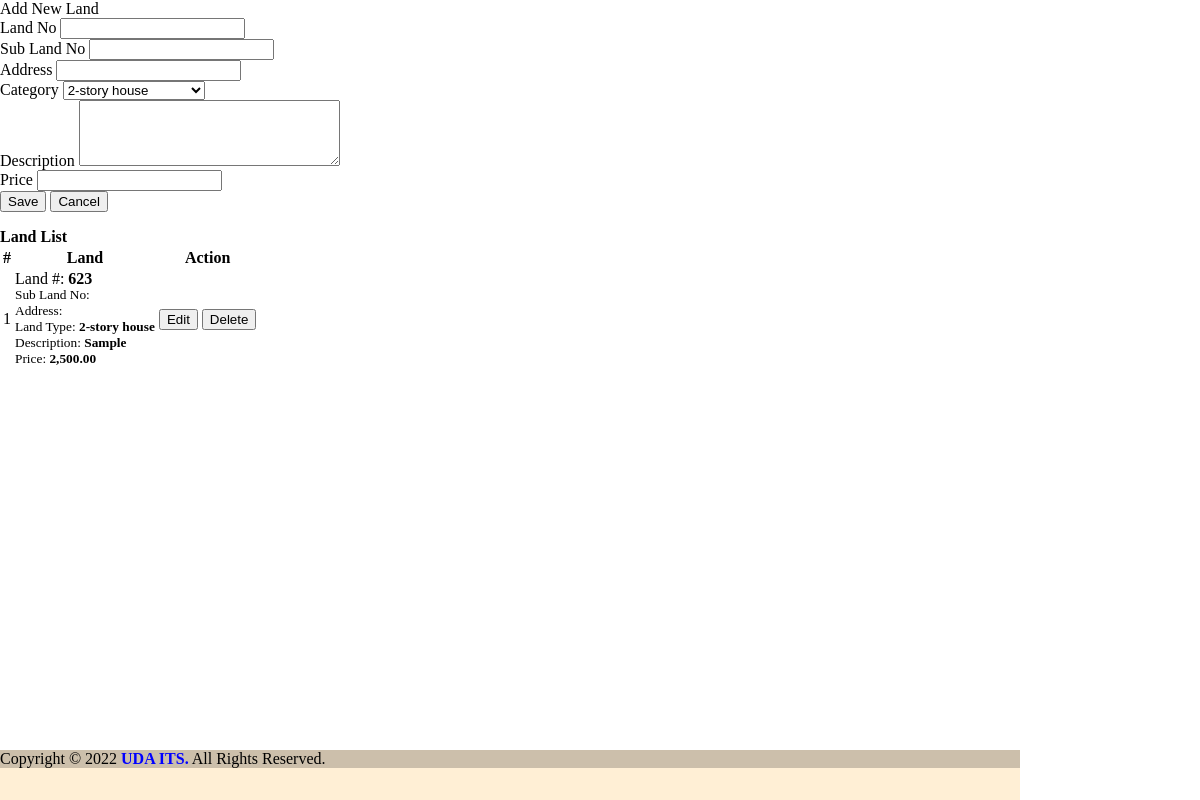
/houses.php, run on an earlier commit of the app's database.
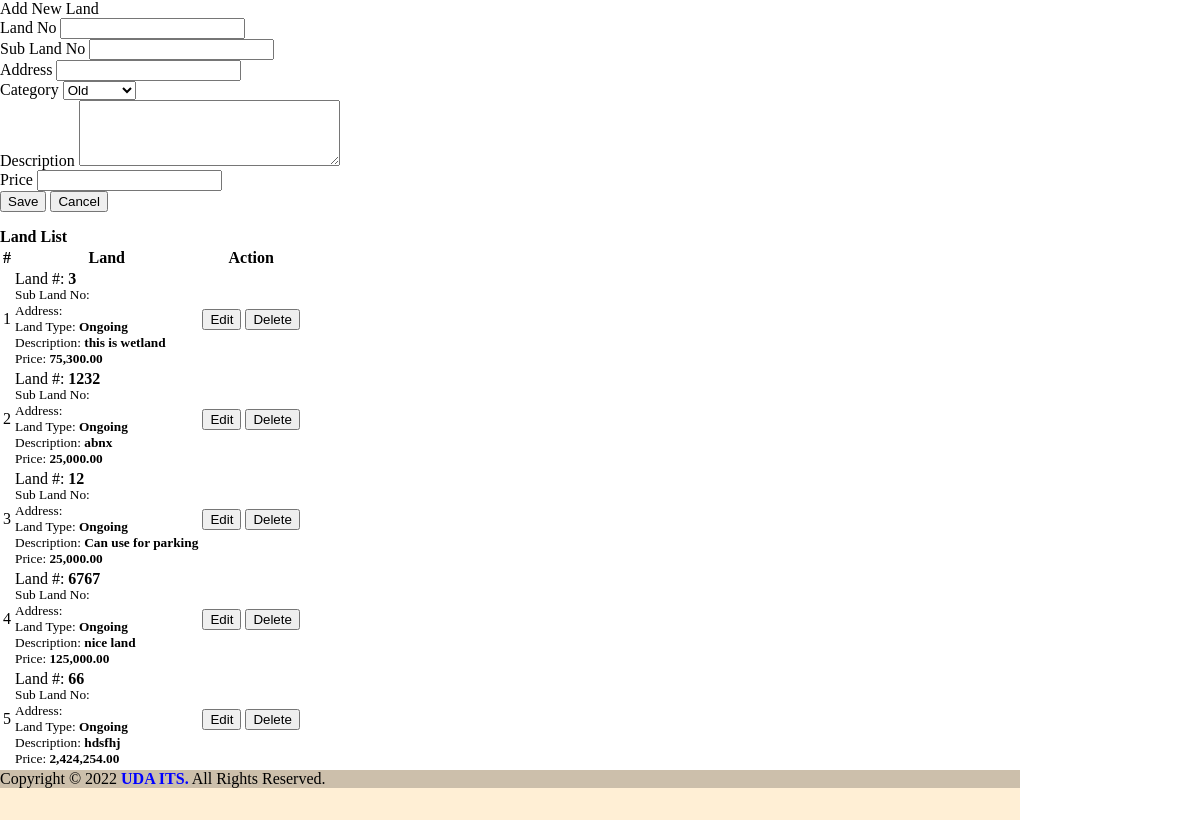
And on a later commit of the database.
### tables this page shows
CREATE TABLE `houses` (
  `id` int(11) NOT NULL,
  `house_no` varchar(50) NOT NULL,
  `category_id` int(11) NOT NULL,
  `description` text NOT NULL,
  `price` double NOT NULL
);

CREATE TABLE `categories` (
  `id` int(11) NOT NULL,
  `name` varchar(200) NOT NULL
);

### houses.php (the view, shortened to what this page needs)
<?php include('db_connect.php');?>
<div class="container-fluid">
	<div class="col-lg-12">
		<div class="row">
			<div class="col-md-4">
			<form action="" id="manage-house">
				<div class="card">
					<div class="card-header">
						    Add New Land
				  	</div>
					<div class="card-body">
							<div class="form-group">
								<label class="control-label">Land No</label>
								<input type="text" class="form-control" name="house_no" required="">
							</div>
							<div class="form-group">
								<label class="control-label">Sub Land No</label>
								<input type="text" class="form-control" name="sub_land_no" >
							</div>
							<div class="form-group">
								<label class="control-label">Address</label>
								<input type="text" class="form-control" name="lnd_add" >
							</div>
							<div class="form-group">
								<label class="control-label">Category</label>
								<select name="category_id" id="" class="custom-select" required>
									<?php
									$categories = $conn->query("SELECT * FROM categories order by name asc");
									if($categories->num_rows > 0):
									while($row= $categories->fetch_assoc()) :
									?>
									<option value="<?php echo $row['id'] ?>"><?php echo $row['name'] ?></option>
								<?php endwhile; ?>
								<?php else: ?>
									<option selected="" value="" disabled="">Please check the category list.</option>
								<?php endif; ?>
								</select>
							</div>
							<div class="form-group">
								<label for="" class="control-label">Description</label>
								<textarea name="description" id="" cols="30" rows="4" class="form-control" required></textarea>
							</div>
							<div class="form-group">
								<label class="control-label">Price</label>
								<input type="number" class="form-control text-right" name="price" step="any" required="">
							</div>
					</div>
					<div class="card-footer">
						<div class="row">
							<div class="col-md-12">
								<button class="btn btn-sm btn-primary col-sm-3 offset-md-3"> Save</button>
								<button class="btn btn-sm btn-default col-sm-3" type="reset" > Cancel</button>
							</div>
						</div>
					</div>
				</div>
			</form>
			</div>
			<div class="col-md-8">
				<div class="card">
					<div class="card-header">
						<b>Land List</b>
					</div>
					<div class="card-body">
						<table class="table table-bordered table-hover">
							<thead>
								<tr>
									<th class="text-center">#</th>
									<th class="text-center">Land</th>
									<th class="text-center">Action</th>
								</tr>
							</thead>
							<tbody>
								<?php
								$i = 1;
								$house = $conn->query("SELECT h.*,c.name as cname FROM houses h inner join categories c on c.id = h.category_id order by id asc");
								while($row=$house->fetch_assoc()):
								?>
								<tr>
									<td class="text-center"><?php echo $i++ ?></td>
									<td class="">
										<p>Land #: <b><?php echo $row['house_no'] ?></b></p>
										<p><small>Sub Land No: <b><?php echo $row['sub_land_no'] ?></b></small></p>
										<p><small>Address: <b><?php echo $row['lnd_add'] ?></b></small></p>
										<p><small>Land Type: <b><?php echo $row['cname'] ?></b></small></p>
										<p><small>Description: <b><?php echo $row['description'] ?></b></small></p>
										<p><small>Price: <b><?php echo number_format($row['price'],2) ?></b></small></p>
									</td>
									<td class="text-center">
										<button class="btn btn-sm btn-primary edit_house" type="button" data-id="<?php echo $row['id'] ?>"  data-house_no="<?php echo $row['house_no'] ?>" data-sub_land_no="<?php echo $row['sub_land_no'] ?>" data-lnd_add="<?php echo $row['lnd_add'] ?>" data-description="<?php echo $row['description'] ?>" data-category_id="<?php echo $row['category_id'] ?>" data-price="<?php echo $row['price'] ?>" >Edit</button>
										<button class="btn btn-sm btn-danger delete_house" type="button" data-id="<?php echo $row['id'] ?>">Delete</button>
									</td>
								</tr>
								<?php endwhile; ?>
							</tbody>
						</table>
					</div>
				</div>
			</div>
		</div>
	</div>
</div>
<?php
        include "footer.php";
    ?>

What changed in the data, as far as the page shows it:
removed houses: house_no "623", category.name "2-story house", description "Sample", price "2,500.00"
added houses: house_no "3", category.name "Ongoing", description "this is wetland", price "75,300.00"
added houses: house_no "1232", category.name "Ongoing", description "abnx", price "25,000.00"
added houses: house_no "12", category.name "Ongoing", description "Can use for parking", price "25,000.00"
added houses: house_no "6767", category.name "Ongoing", description "nice land", price "125,000.00"
added houses: house_no "66", category.name "Ongoing", description "hdsfhj", price "2,424,254.00"
Also different on the page:
form field category_id: "2-story house" → "Old"
